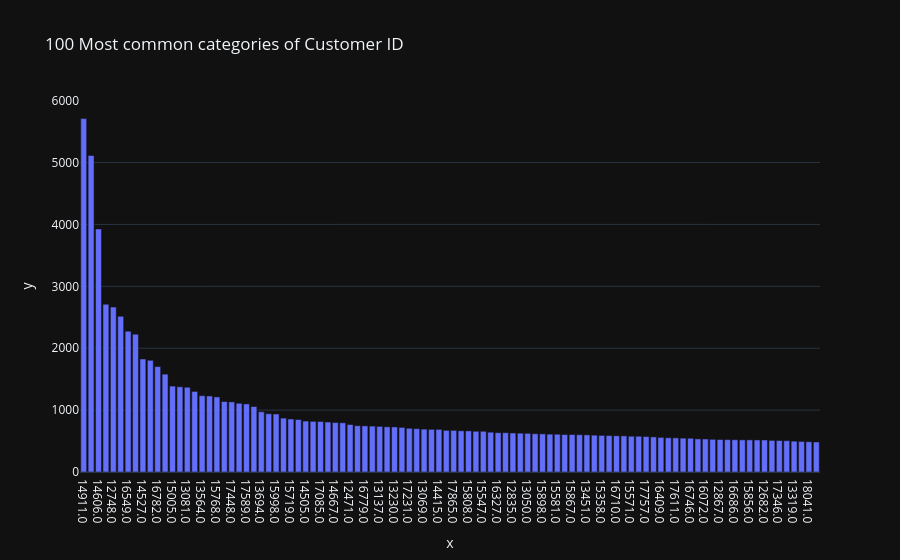

Source (notebook cell):
### Markdown cell above
El boxplot de la variable Quantity muestra que el 50% de los datos se concentra entre 1 y 11 unidades (rango intercuartílico). Por sobre el tercer cuartil se observa una dispersión considerable, con valores que se extienden hasta aproximadamente 100 unidades sin considerar outliers, mientras que al incluirlos se alcanzan máximos cercanos a 567. A su vez, por debajo del primer cuartil se identifican valores negativos, los cuales podrían estar asociados a devoluciones o cancelaciones de productos, aunque su validez debería confirmarse en un análisis multivariado, pues también podría tratarse de un error en el ingreso de los datos.

### Code cell
profile_serie(df_retail["Customer ID"])

### Figure 1 — Plotly figure (JSON) as saved in the notebook; plotly's stock layout.template omitted (floating-point values rounded to 4 significant figures)
{"data": [{"hovertemplate": "x=%{x}<br>y=%{y}<extra></extra>", "legendgroup": "", "marker": {"color": "#636efa", "pattern": {"shape": ""}}, "name": "", "orientation": "v", "showlegend": false, "textposition": "auto", "type": "bar", "x": ["14911.0", "17841.0", "14606.0", "14156.0", "12748.0", "17850.0", "16549.0", "15311.0", "14527.0", "14646.0", "16782.0", "13089.0", "15005.0", "17377.0", "13081.0", "15039.0", "13564.0", "14298.0", "15768.0", "14680.0", "17448.0", "17920.0", "17589.0", "17511.0", "13694.0", "13093.0", "15998.0", "12921.0", "15719.0", "12681.0", "14505.0", "13174.0", "17085.0", "15555.0", "14667.0", "14081.0", "12471.0", "17243.0", "16779.0", "16984.0", "13137.0", "17068.0", "13230.0", "16713.0", "17231.0", "16161.0", "13069.0", "13001.0", "14415.0", "14159.0", "17865.0", "17238.0", "15808.0", "12472.0", "15547.0", "14044.0", "16327.0", "18102.0", "12835.0", "14030.0", "13050.0", "14085.0", "15898.0", "17338.0", "15581.0", "13097.0", "15867.0", "14049.0", "13451.0", "16938.0", "15358.0", "15061.0", "16710.0", "13206.0", "15571.0", "16550.0", "17757.0", "14040.0", "16409.0", "13869.0", "17611.0", "14031.0", "16746.0", "17965.0", "16072.0", "18069.0", "12867.0", "17799.0", "16686.0", "14535.0", "15856.0", "17576.0", "12682.0", "17364.0", "17346.0", "12949.0", "13319.0", "13148.0", "18041.0", "15615.0"], "xaxis": "x", "y": [5710, 5114, 3927, 2710, 2665, 2515, 2274, 2226, 1826, 1805, 1703, 1581, 1388, 1377, 1369, 1302, 1233, 1228, 1213, 1138, 1133, 1110, 1100, 1058, 973, 941, 937, 871, 856, 848, 823, 818, 816, 807, 799, 795, 767, 748, 745, 742, 737, 730, 728, 720, 706, 700, 693, 689, 689, 673, 673, 665, 664, 658, 658, 643, 635, 635, 630, 627, 625, 618, 616, 611, 610, 605, 605, 602, 600, 595, 591, 588, 585, 584, 578, 578, 573, 567, 559, 553, 551, 547, 545, 535, 533, 528, 525, 523, 521, 519, 519, 518, 517, 511, 509, 506, 498, 494, 489, 485], "yaxis": "y"}], "layout": {"barmode": "relative", "legend": {"tracegroupgap": 0}, "title": {"text": "100 Most common categories of Customer ID"}, "xaxis": {"anchor": "y", "domain": [0.0, 1.0], "title": {"text": "x"}}, "yaxis": {"anchor": "x", "domain": [0.0, 1.0], "title": {"text": "y"}}}}
